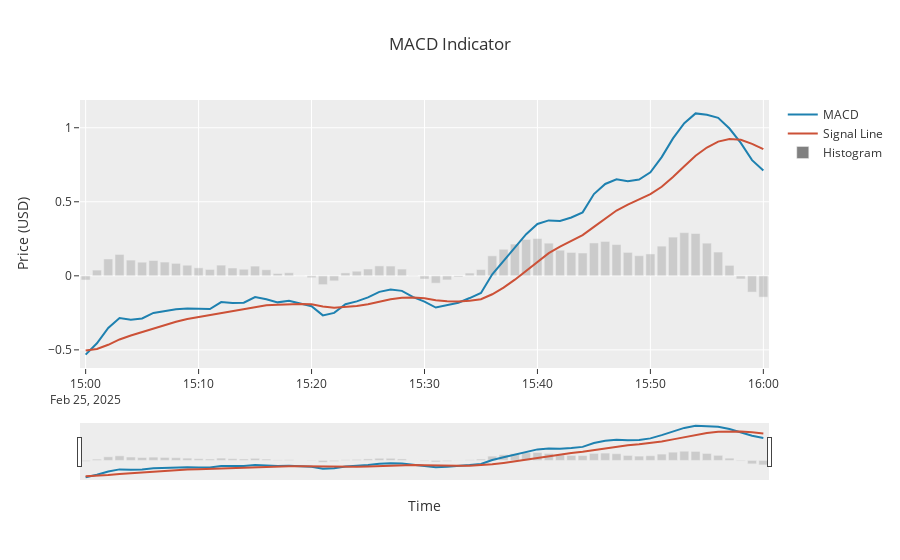

Notebook source saved alongside this figure:
### Code cell
last_60_minutes(solana_prices)
